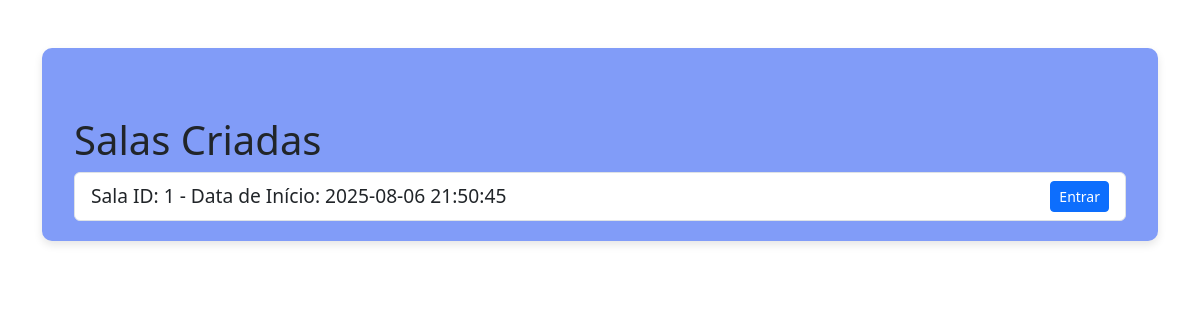
The app's page /salas, older data.
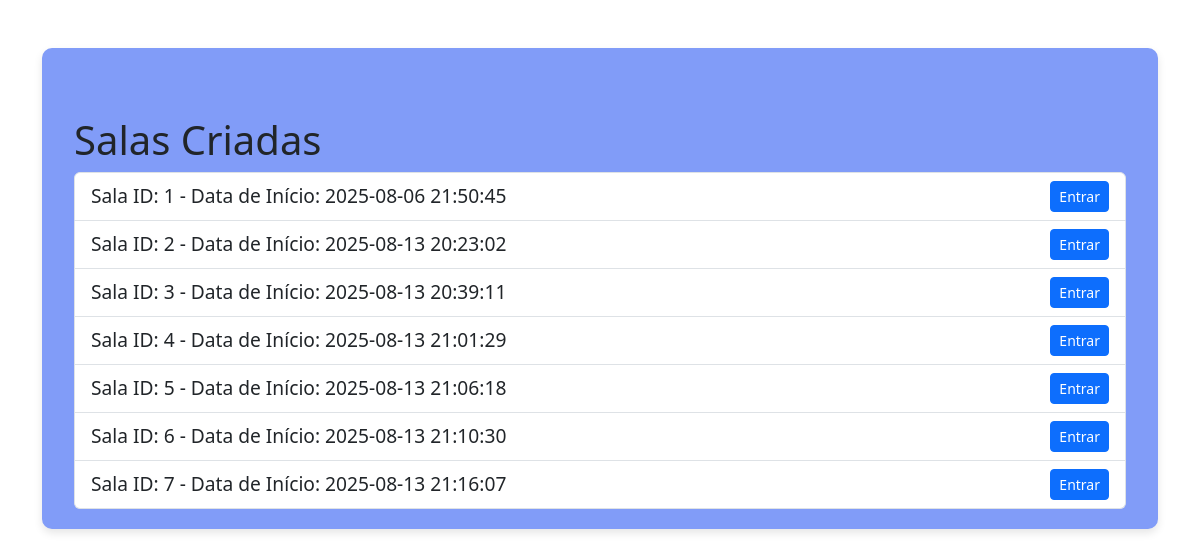
The same page, newer data.
### app.py (models this page shows)
class Sala(db.Model):
    id = db.Column(db.Integer, primary_key=True)
    numero_rodadas = db.Column(db.Integer, nullable=False)
    rodadas = db.relationship('Rodada', backref='sala', lazy=True)
    temas = db.relationship('Tema', secondary='sala_tema', backref='salas', lazy=True)
    tempo = db.Column(db.Integer, nullable=False)
    jogadores = db.relationship('Jogador', secondary='sala_jogador', backref='salas', lazy=True)
    letras = db.relationship('Letras', secondary='sala_letras', backref='salas', lazy=True)
    numero_jogadores = db.Column(db.Integer, nullable=False)
    senha = db.Column(db.String(120), nullable=True)
    finalizado = db.Column(db.Boolean, default=False)
    data_criacao = db.Column(db.DateTime, nullable=False, default=db.func.current_timestamp())
    data_inicio = db.Column(db.DateTime, nullable=True)
    rodada_atual = db.Column(db.Integer, nullable=False, default=0)

### app.py (the view)
@app.route('/salas', methods=['GET'])
def salas():
    salas = Sala.query.all()
    return render_template('salas_criadas.html', salas=salas)

### templates/salas_criadas.html (shortened to what this page needs)
{% extends "base.html" %}
{% block content %}
<div class="container mt-5">
    <h1>Salas Criadas</h1>
    <ul class="list-group">
        {% for sala in salas %}
            <li class="list-group-item d-flex justify-content-between align-items-center">
                Sala ID: {{ sala.id }} - Data de Início: {{ sala.data_inicio.strftime('%Y-%m-%d %H:%M:%S') if sala.data_inicio else 'Aguardando início' }}
                <a href="{{ url_for('sala', sala_id=sala.id) }}" class="btn btn-primary btn-sm">Entrar</a>
            </li>
        {% endfor %}
    </ul>
</div>
{% endblock %}

### templates/base.html (shortened to what this page needs)
<!DOCTYPE html>
<html lang="pt-BR">
<head>
    <link href="https://cdn.jsdelivr.net/npm/bootstrap@5.3.7/dist/css/bootstrap.min.css" rel="stylesheet">
    <link rel="stylesheet" href="{{ url_for('static', filename='style.css') }}">
</head>
<body>
    <div class="container mt-5">
    <div class="card-principal">
        {% block content %}
        {% endblock %}
    </div>
    </div>
</body>
</html>

### static/style.css (style rules this page uses)
.card-principal { background-color: #819cf8; border-radius: 10px; padding: 20px; font-size: larger; box-shadow: 0 4px 8px rgba(0, 0, 0, 0.1); }

Row changes from the older to the newer data that the page shows:
added Sala: id "2", data_inicio "2025-08-13 20:23:02"
added Sala: id "3", data_inicio "2025-08-13 20:39:11"
added Sala: id "4", data_inicio "2025-08-13 21:01:29"
added Sala: id "5", data_inicio "2025-08-13 21:06:18"
added Sala: id "6", data_inicio "2025-08-13 21:10:30"
added Sala: id "7", data_inicio "2025-08-13 21:16:07"
